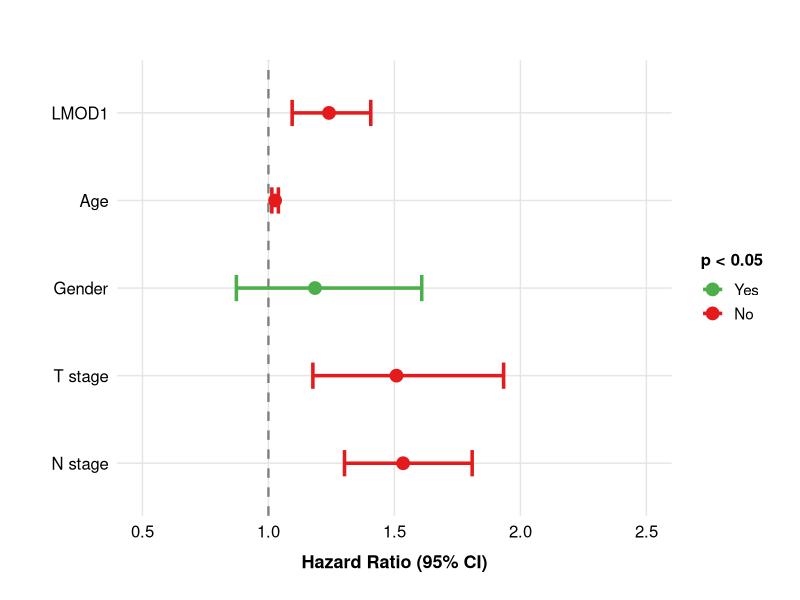

Here is the R script that generated this plot:
#!/usr/bin/env Rscript

# ============================================================================
# Forest Plot - Multivariate Cox Regression Results
# Reads: extracted_solution.csv (Cox regression results)
# Outputs: extracted_solution.jpg (forest plot)
# ============================================================================

suppressPackageStartupMessages({
  library(ggplot2)
  library(dplyr)
})

# Read Cox regression results from current directory
cox_data <- read.csv("extracted_solution.csv", stringsAsFactors = FALSE)

cat("Loaded Cox regression results:\n")
print(cox_data)
cat("\n")

# Prepare data for forest plot
cox_data <- cox_data %>%
  mutate(
    Variable = factor(Variable, levels = rev(Variable)),
    color = ifelse(Significant == "Yes", "Yes", "No")
  )

# Create forest plot
p <- ggplot(cox_data, aes(y = Variable, x = HR, xmin = CI_lower, xmax = CI_upper)) +
  # Add vertical reference line at HR = 1
  geom_vline(xintercept = 1, linetype = "dashed", color = "gray50", linewidth = 0.8) +

  # Add error bars (confidence intervals)
  geom_errorbarh(aes(color = color), height = 0.3, linewidth = 1.2) +

  # Add point estimates
  geom_point(aes(color = color), size = 4, shape = 19) +

  # Color scheme: red for significant, green for non-significant
  scale_color_manual(
    values = c("Yes" = "#E41A1C", "No" = "#4DAF4A"),
    labels = c("Yes", "No"),
    name = "p < 0.05"
  ) +

  # Axis labels and title
  labs(
    x = "Hazard Ratio (95% CI)",
    y = "",
    title = ""
  ) +

  # Theme customization
  theme_minimal(base_size = 14) +
  theme(
    axis.text.y = element_text(size = 12, color = "black"),
    axis.text.x = element_text(size = 12, color = "black"),
    axis.title.x = element_text(size = 13, face = "bold", margin = margin(t = 10)),
    panel.grid.major.y = element_line(color = "gray90", linewidth = 0.5),
    panel.grid.major.x = element_line(color = "gray90", linewidth = 0.5),
    panel.grid.minor = element_blank(),
    legend.position = "right",
    legend.title = element_text(face = "bold", size = 12),
    legend.text = element_text(size = 11),
    plot.margin = margin(20, 20, 20, 20)
  ) +

  # Set x-axis limits and breaks
  scale_x_continuous(
    limits = c(0.5, 2.5),
    breaks = seq(0.5, 2.5, 0.5)
  )

# Save plot
ggsave(
  "extracted_solution.jpg",
  plot = p,
  width = 8,
  height = 6,
  dpi = 300,
  device = "jpeg"
)

cat("✓ Generated extracted_solution.jpg\n")
